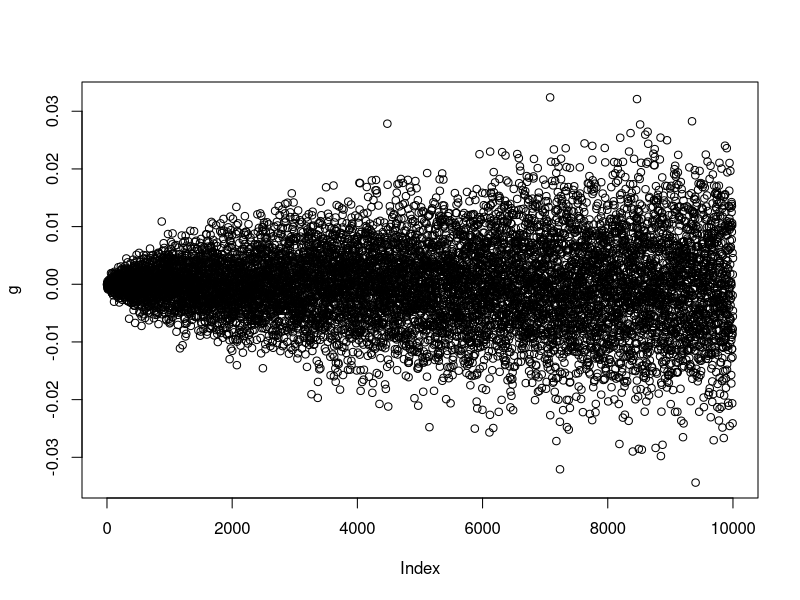
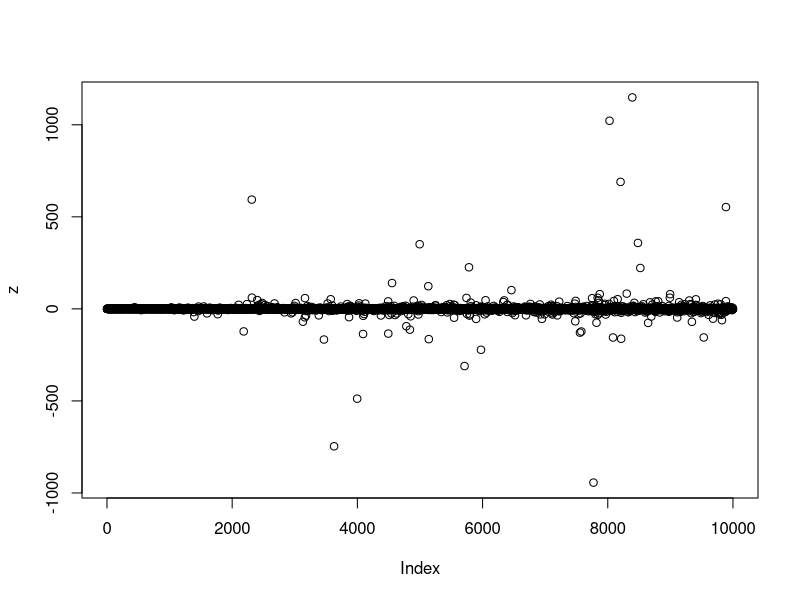
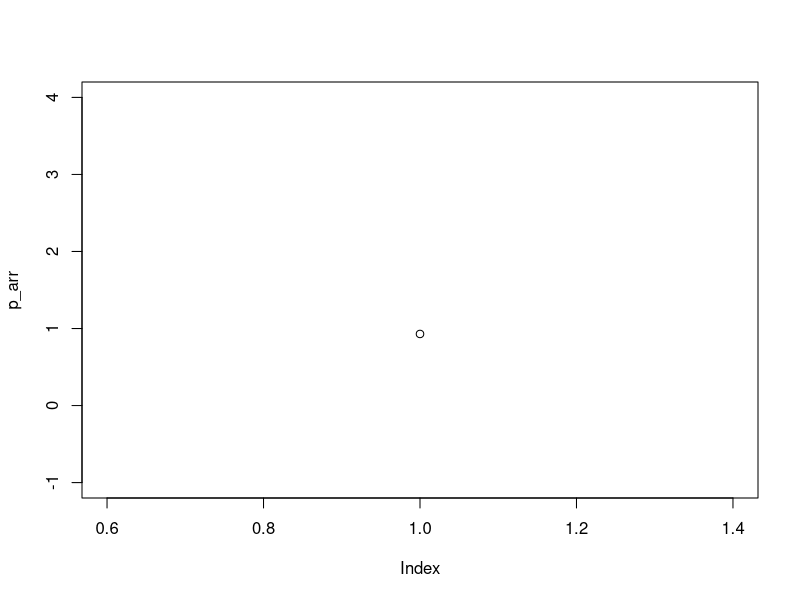

Here is the R script that generated these plots, in order:
# 1.f 
N <- 10000
z <- c(N)
g <- c(N)
for(i in 1:N){
  z[i]<-sum(rcauchy(i))/N
  g[i]<-sum(rnorm(i))/N
}
print(g)
plot(g)
plot(z)

# 7.c

pfunc <- function(n, mu, sig, rep) {
  p_arr<-c(rep)
  count=0
  for(i in 1:rep){
    x_bar=sum(rnorm(n,mu,sig^2))/n
    z=abs((x_bar-mu)*sqrt(n)/sig)
    if(sig==1 && mu==0){
      z=abs(sqrt(n)*x_bar)
    }
    p_val=2*(1-pnorm(z))
    p_arr[i]<-p_val
    if(p_val<0.05){
      count=count+1
    }
    
  }
  if(rep==1){
    print(p_val)
  }
  print(count)
  plot(p_arr, ylim=c(-1,4))
  
}
pfunc(100, 0, 1, 1)

